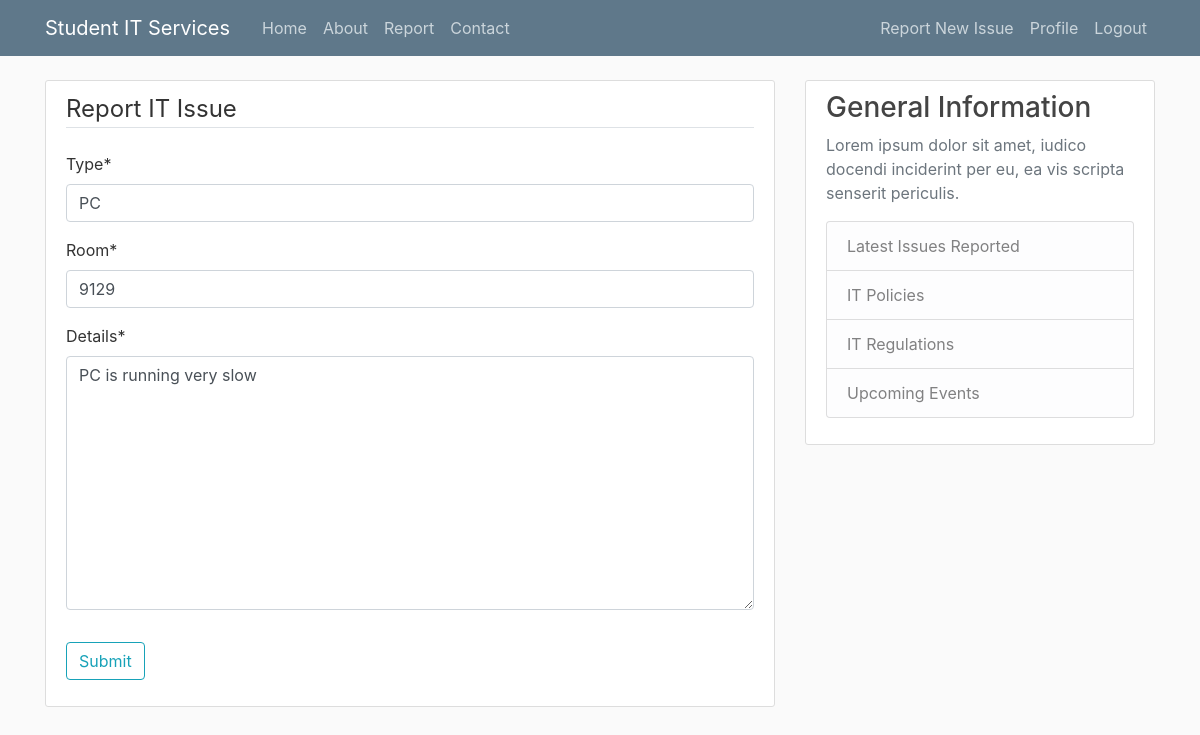
Screenshot of /issue/2/update/ (signed in) with the database file from the repository.
### itreporting/models.py (models this page shows, shortened)
class Issue(models.Model):
    type = models.CharField(max_length = 100)
    room = models.CharField(max_length = 100)
    details = models.TextField()
    date_submitted = models.DateTimeField(default = timezone.now)
    author = models.ForeignKey(User, on_delete = models.CASCADE)

### itreporting/views.py (the view)
# urls.py: path('issue/<int:pk>/update/', PostUpdateView.as_view(), name='issue-update'),
class PostUpdateView(LoginRequiredMixin, UserPassesTestMixin, UpdateView):
    model = Issue
    fields = ['type', 'room', 'details']
    def test_func(self):
        issue = self.get_object()
        return self.request.user == issue.author

### itreporting/templates/itreporting/issue_form.html (shortened to what this page needs)
{% extends "itreporting/base.html" %}
{% load crispy_forms_tags %}
{% block content %}<div class="content-section">
    <form method="POST">
        <fieldset class="form-group">
            <legend class="border-bottom mb-4">Report IT Issue</legend>
            {{form|crispy}}
        </fieldset>
        <div class="form-group">
            <button class="btn btn-outline-info" type="submit">Submit</button>
        </div>
    </form>
</div>{% endblock content %}

### itreporting/static/css/styles.css (style rules this page uses)
body { background: #fafafa; color: #333333; margin-top: 5rem; }
.content-section { background: #ffffff; padding: 10px 20px; border: 1px solid #dddddd; border-radius: 3px; margin-bottom: 20px; }

### rows the page displays
Issue: type "PC", room "9129", details "PC is running very slow"
